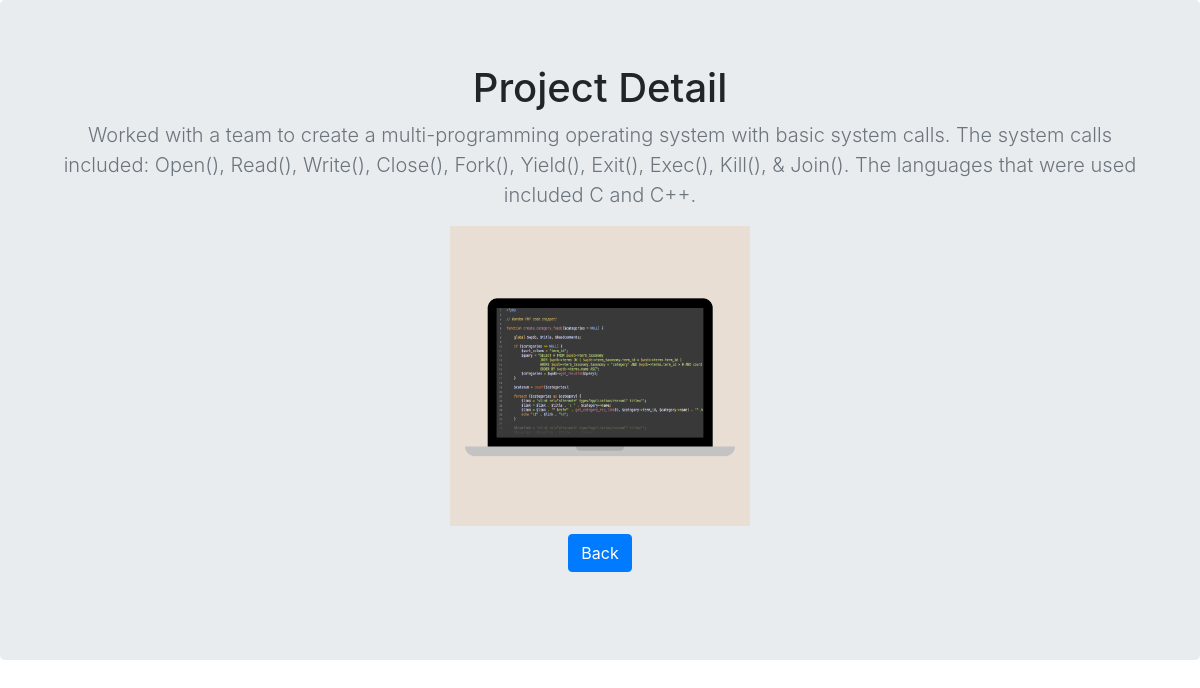
The app's page /projects/2 with its own data.
### projects/models.py (models this page shows, shortened)
class Project(models.Model):
    title = models.CharField(max_length=200, default='Project Title')
    image = models.ImageField(upload_to='images/')
    summary = models.CharField(max_length=500)

### projects/views.py (the view)
# urls.py: path('projects/<int:project_id>', projects.views.detail, name='detail'),
def detail(request, project_id):
    project_detail = get_object_or_404(Project, pk=project_id)
    return render(request, 'projects/detail.html', {'project': project_detail})

### projects/templates/projects/detail.html (shortened to what this page needs)
<!doctype html>
<html lang="en">
  <head>
    <link rel="stylesheet" href="https://stackpath.bootstrapcdn.com/bootstrap/4.5.0/css/bootstrap.min.css">
  </head>
  <body>
    <main role="main">
      <section class="jumbotron text-center">
        <div class="container">
          <h1 class="jumbotron-heading">Project Detail</h1>
          <p class="lead text-muted">{{ project.summary }}</p>
          <img src="{{ project.image.url }}" height="300" />
          <p>
            <a href="{% url 'home' %}" class="btn btn-primary my-2">Back</a>
          </p>
        </div>
      </section>
    </main>
  </body>
</html>

### records on screen
Project: summary "Worked with a team to create a multi-programming operating system with basic system calls. The system calls included: Open(), Read(), Write(), Close(), Fork(), Yield(), Exit(), Exec(), Kill(), & Join(). The languages that were used included C and C++.", image (picture)
